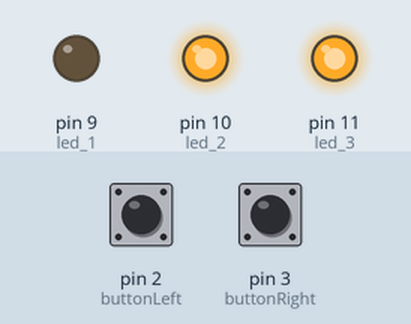
Bench run of a sketch on a simulated Arduino Uno, built with avr-gcc and run on an emulated ATmega328P. On the bench: output pins drawn as LEDs (lit = HIGH). The inputs (shaded band) are chosen by the test bench; at power-on: pin 2 (buttonLeft) HIGH, pin 3 (buttonRight) HIGH.

Above: at 1.2 s.
1.3 s: pin 2 (buttonLeft) pulled LOW for 0.15 s
At 2.2 s:
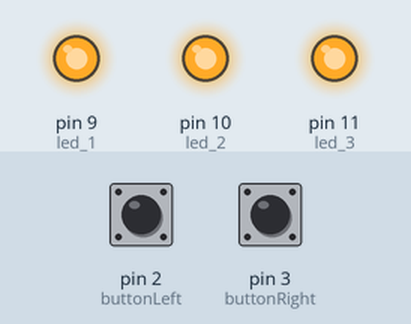
Timing chart, 0 to 4.3 s (numbered marks = the images above; inputs shaded):
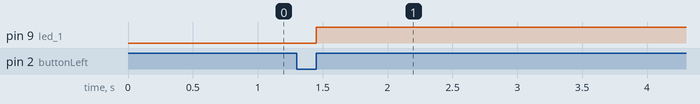

Measured:
- after the input at 1.3 s, pin 9 (led_1): LOW → HIGH after 0.15 s

The sketch:

Exercise_004.ino
```cpp
/*
*  Arduino Workshop
 * Exercise_004
*  Fading while moving
 *
*  At the end of this exercise, we should have 3 LEDs fading continuously
 * without any interruption. Also, with two buttons, user must be able to
*  select which LED to fade.
 *
*  Key Requirements
 * 1. Use interrupts for button input.
*  2. Use timer interrupt to fade LED.
 * 3. Only one LED should be fading at a time.
*  4. When shifting LED, previous LED must set itself to
 * maximum brightness.
*  5. At the beginning, led_1 should be fading.
 * 6. Fading interval is 50ms, with fading amount of 5.
*  7. At the end, loop() function should be empty.
 *
*  Hints
 * 1. Buttons uses pull-up resistors.
*  2. Remember external interrupt pins?
 * 3. Remember minimum and maximum PWM value?
*  4. Remember timer masking?
 *
*  Do not alter given variables! Only add/remove/modify custom variables!
 */

/* Variables (Given) */
int buttonLeft = 2;
int buttonRight = 3;

int led_1 = 9;
int led_2 = 10;
int led_3 = 11;

/* Variables (Custom) */
int current_fading = 9;
int fade_value = 0;
int fade_amount = 5;
int fade_interval = 50;
long lastCheck;

void setup()
{
  lastCheck = 0;

  pinMode(led_1, OUTPUT);
  pinMode(led_2, OUTPUT);
  pinMode(led_3, OUTPUT);

  pinMode(buttonLeft, INPUT_PULLUP);
  pinMode(buttonRight, INPUT_PULLUP);

  attachInterrupt(digitalPinToInterrupt(buttonLeft), toLeft, RISING);
  attachInterrupt(digitalPinToInterrupt(buttonRight), toRight, RISING);

  analogWrite(led_2, 255);
  analogWrite(led_3, 255);

  OCR0A = 0x00;
  TIMSK0 |= _BV(OCIE0A);
}

ISR(TIMER0_COMPA_vect)
{
  unsigned long currentCheck = millis();

  if((currentCheck - lastCheck) > fade_interval)
  {
    fade_value = fade_value + fade_amount;
    if(fade_value <= 0 || fade_value >= 255)
      fade_amount = -fade_amount;

    analogWrite(current_fading, fade_value);

    lastCheck = currentCheck;
  }
}

void toLeft()
{
  analogWrite(current_fading, 255);
  if(--current_fading < led_1)
    current_fading = led_3;
}

void toRight()
{
  analogWrite(current_fading, 255);
  if(++current_fading > led_3)
    current_fading = led_1;
}

void loop()
{
}
```
